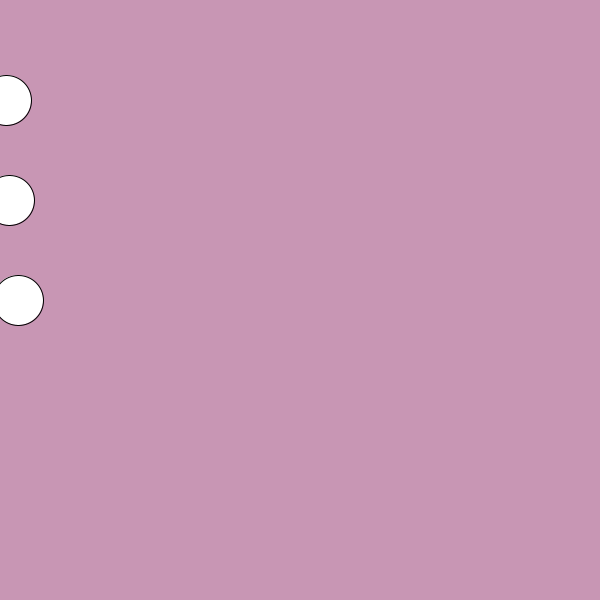
Frame 1 (no input)
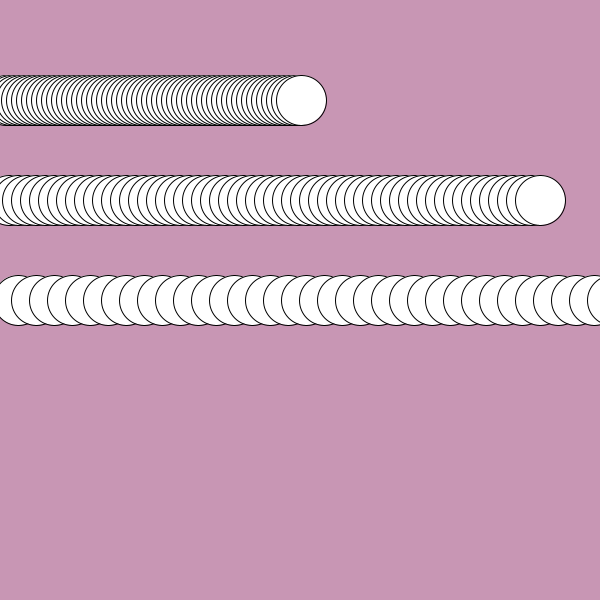
Frame 60 (the mouse pressed at the canvas centre just before this capture)
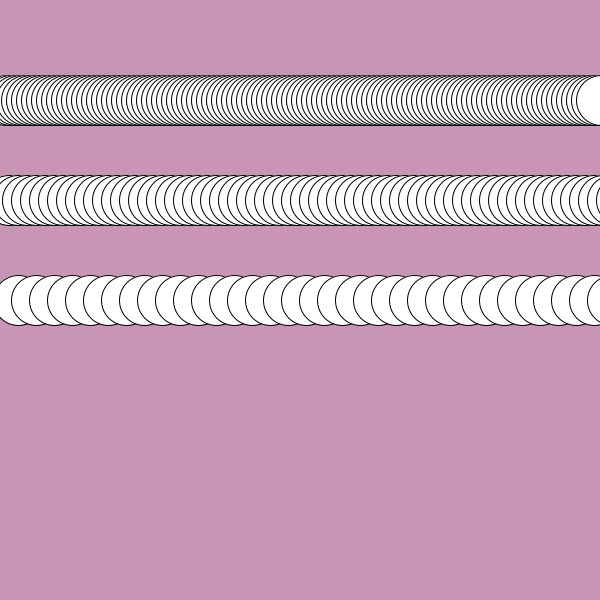
Frame 120 (the mouse held since frame 60 and released just before this capture)

The Processing sketch that drew these frames (run headless with seeded random() and noise(); from frame 60 on, the mouse is pressed at the canvas centre):

// Processing sketch: processing_184220
// ── processing_184220.pde


float pelota = 0;
float opelota = 0;
void setup() {
background(200,150,180);
  size(600,600);
  pelota = 1;
}


void draw() {
 
  
pelota = pelota +5;
opelota = opelota +9;

  ellipse(pelota, 100, 50, 50);
  
pelota = pelota ;
  ellipse(opelota, 200, 50, 50);
 
 pelota = pelota ;
  ellipse(opelota*2, 300, 50, 50);
 
 

 // println(pelota);
  
  
}
